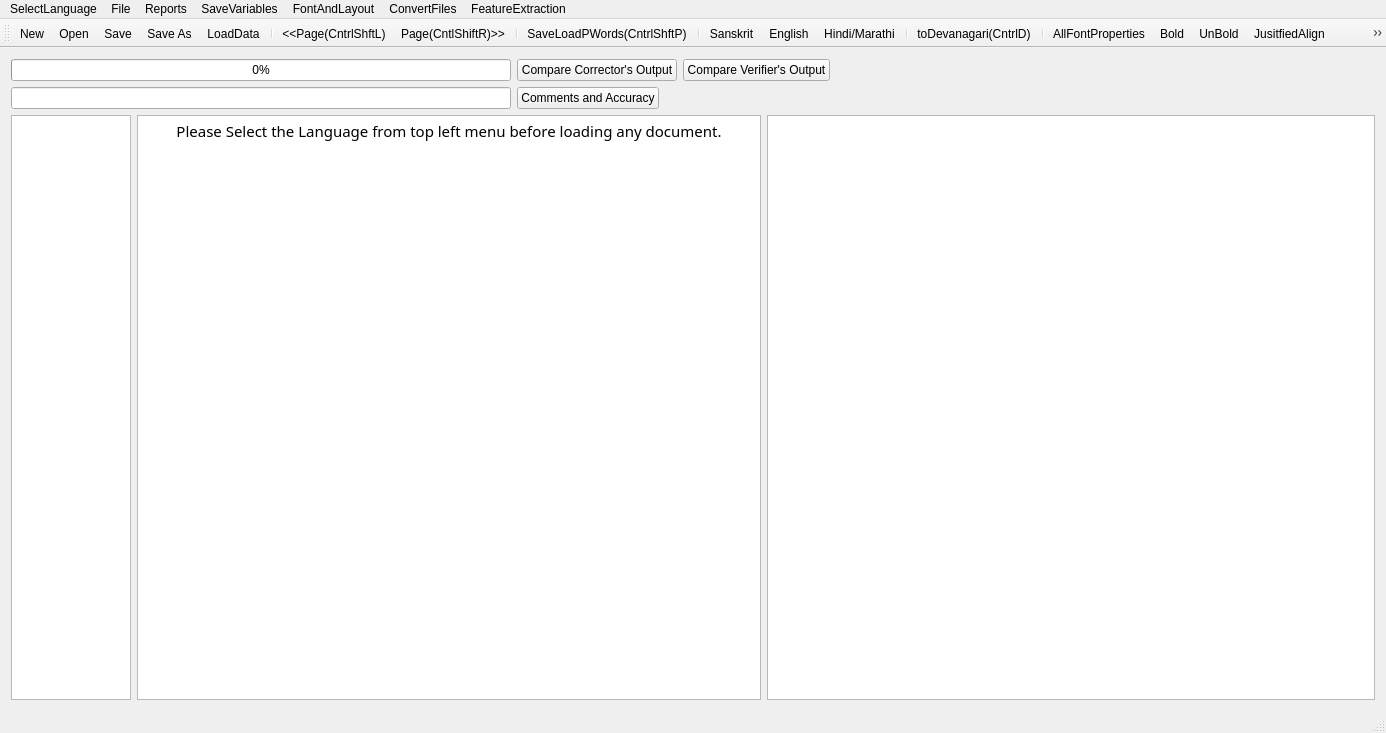
<?xml version="1.0" encoding="UTF-8"?>
<ui version="4.0">
 <class>MainWindow</class>
 <widget class="QMainWindow" name="MainWindow">
  <property name="geometry">
   <rect>
    <x>0</x>
    <y>0</y>
    <width>1386</width>
    <height>733</height>
   </rect>
  </property>
  <property name="mouseTracking">
   <bool>true</bool>
  </property>
  <property name="windowTitle">
   <string>MainWindow</string>
  </property>
  <widget class="QWidget" name="centralWidget">
   <layout class="QVBoxLayout" name="verticalLayout_3">
    <item>
     <layout class="QHBoxLayout" name="horizontalLayout_4">
      <item>
       <layout class="QVBoxLayout" name="verticalLayout_2">
        <item>
         <widget class="QProgressBar" name="progressBar">
          <property name="maximumSize">
           <size>
            <width>500</width>
            <height>16777215</height>
           </size>
          </property>
          <property name="value">
           <number>0</number>
          </property>
          <property name="alignment">
           <set>Qt::AlignRight|Qt::AlignTrailing|Qt::AlignVCenter</set>
          </property>
         </widget>
        </item>
        <item>
         <widget class="QLineEdit" name="lineEdit">
          <property name="maximumSize">
           <size>
            <width>500</width>
            <height>16777215</height>
           </size>
          </property>
          <property name="readOnly">
           <bool>true</bool>
          </property>
         </widget>
        </item>
       </layout>
      </item>
      <item>
       <layout class="QVBoxLayout" name="verticalLayout">
        <item>
         <layout class="QHBoxLayout" name="horizontalLayout_2">
          <item>
           <widget class="QPushButton" name="pushButton_3">
            <property name="toolTip">
             <string>Select a file from CorrectorOutput folder</string>
            </property>
            <property name="text">
             <string>Compare Corrector's Output</string>
            </property>
           </widget>
          </item>
          <item>
           <widget class="QPushButton" name="pushButton_2">
            <property name="toolTip">
             <string>Select a file from VerifierOutput folder</string>
            </property>
            <property name="text">
             <string>Compare Verifier's Output</string>
            </property>
           </widget>
          </item>
          <item>
           <spacer name="horizontalSpacer">
            <property name="orientation">
             <enum>Qt::Horizontal</enum>
            </property>
            <property name="sizeHint" stdset="0">
             <size>
              <width>40</width>
              <height>20</height>
             </size>
            </property>
           </spacer>
          </item>
         </layout>
        </item>
        <item>
         <layout class="QHBoxLayout" name="horizontalLayout_3">
          <item>
           <widget class="QPushButton" name="viewallcomments">
            <property name="text">
             <string>Comments and Accuracy</string>
            </property>
           </widget>
          </item>
          <item>
           <spacer name="horizontalSpacer_2">
            <property name="orientation">
             <enum>Qt::Horizontal</enum>
            </property>
            <property name="sizeHint" stdset="0">
             <size>
              <width>178</width>
              <height>20</height>
             </size>
            </property>
           </spacer>
          </item>
         </layout>
        </item>
       </layout>
      </item>
     </layout>
    </item>
    <item>
     <layout class="QHBoxLayout" name="horizontalLayout" stretch="0,1,0">
      <property name="sizeConstraint">
       <enum>QLayout::SetDefaultConstraint</enum>
      </property>
      <item>
       <widget class="QTextEdit" name="textEdit">
        <property name="maximumSize">
         <size>
          <width>120</width>
          <height>16777215</height>
         </size>
        </property>
        <property name="font">
         <font>
          <family>Shobhika</family>
          <pointsize>12</pointsize>
          <italic>false</italic>
         </font>
        </property>
        <property name="sizeAdjustPolicy">
         <enum>QAbstractScrollArea::AdjustToContents</enum>
        </property>
        <property name="readOnly">
         <bool>true</bool>
        </property>
       </widget>
      </item>
      <item>
       <widget class="QTextBrowser" name="textBrowser">
        <property name="font">
         <font>
          <family>Shobhika</family>
          <pointsize>12</pointsize>
          <italic>false</italic>
         </font>
        </property>
        <property name="mouseTracking">
         <bool>true</bool>
        </property>
        <property name="sizeAdjustPolicy">
         <enum>QAbstractScrollArea::AdjustToContents</enum>
        </property>
        <property name="undoRedoEnabled">
         <bool>true</bool>
        </property>
        <property name="readOnly">
         <bool>false</bool>
        </property>
        <property name="html">
         <string>&lt;!DOCTYPE HTML PUBLIC &quot;-//W3C//DTD HTML 4.0//EN&quot; &quot;http://www.w3.org/TR/REC-html40/strict.dtd&quot;&gt;
&lt;html&gt;&lt;head&gt;&lt;meta name=&quot;qrichtext&quot; content=&quot;1&quot; /&gt;&lt;style type=&quot;text/css&quot;&gt;
p, li { white-space: pre-wrap; }
&lt;/style&gt;&lt;/head&gt;&lt;body style=&quot; font-family:'Shobhika'; font-size:12pt; font-weight:400; font-style:normal;&quot;&gt;
&lt;p align=&quot;center&quot; style=&quot; margin-top:0px; margin-bottom:0px; margin-left:0px; margin-right:0px; -qt-block-indent:0; text-indent:0px;&quot;&gt;&lt;span style=&quot; font-family:'Ubuntu'; font-size:11pt;&quot;&gt;Please Select the Language from top left menu before loading any document.&lt;/span&gt;&lt;/p&gt;&lt;/body&gt;&lt;/html&gt;</string>
        </property>
        <property name="acceptRichText">
         <bool>true</bool>
        </property>
        <property name="textInteractionFlags">
         <set>Qt::LinksAccessibleByKeyboard|Qt::LinksAccessibleByMouse|Qt::TextBrowserInteraction|Qt::TextEditable|Qt::TextEditorInteraction|Qt::TextSelectableByKeyboard|Qt::TextSelectableByMouse</set>
        </property>
       </widget>
      </item>
      <item>
       <widget class="QGraphicsView" name="graphicsView">
        <property name="minimumSize">
         <size>
          <width>608</width>
          <height>0</height>
         </size>
        </property>
        <property name="maximumSize">
         <size>
          <width>608</width>
          <height>16777215</height>
         </size>
        </property>
        <property name="sizeAdjustPolicy">
         <enum>QAbstractScrollArea::AdjustIgnored</enum>
        </property>
        <property name="alignment">
         <set>Qt::AlignCenter</set>
        </property>
        <property name="renderHints">
         <set>QPainter::NonCosmeticDefaultPen</set>
        </property>
        <property name="dragMode">
         <enum>QGraphicsView::ScrollHandDrag</enum>
        </property>
        <property name="transformationAnchor">
         <enum>QGraphicsView::AnchorViewCenter</enum>
        </property>
        <property name="resizeAnchor">
         <enum>QGraphicsView::AnchorViewCenter</enum>
        </property>
       </widget>
      </item>
     </layout>
    </item>
   </layout>
  </widget>
  <widget class="QMenuBar" name="menuBar">
   <property name="geometry">
    <rect>
     <x>0</x>
     <y>0</y>
     <width>1386</width>
     <height>22</height>
    </rect>
   </property>
   <widget class="QMenu" name="menuOCR_Correction_Window">
    <property name="title">
     <string>File</string>
    </property>
    <addaction name="actionNew"/>
    <addaction name="actionOpen"/>
    <addaction name="actionSave"/>
    <addaction name="actionSave_As"/>
    <addaction name="actionSpell_Check"/>
    <addaction name="actionLoad_Next_Page"/>
    <addaction name="actionLoad_Prev_Page"/>
    <addaction name="separator"/>
    <addaction name="actionLoadGDocPage"/>
    <addaction name="actionToDevanagari"/>
    <addaction name="actionLoadData"/>
    <addaction name="actionLoadDict"/>
    <addaction name="actionLoadOCRWords"/>
    <addaction name="actionLoadDomain"/>
    <addaction name="actionLoadSubPS"/>
    <addaction name="actionLoadConfusions"/>
    <addaction name="actionSugg"/>
    <addaction name="actionToSlp1"/>
   </widget>
   <widget class="QMenu" name="menuCreateReports">
    <property name="title">
     <string>Reports</string>
    </property>
    <addaction name="actionCreateBest2OCR"/>
    <addaction name="actionCreateSuggestionLog"/>
    <addaction name="actionCreateSuggestionLogNearestPriority"/>
    <addaction name="actionErrorDetectionRep"/>
    <addaction name="actionErrorDetectWithoutAdaptation"/>
    <addaction name="actionErrorDetectionRepUniq"/>
    <addaction name="actionAccuracyLog"/>
    <addaction name="actionViewAverageAccuracies"/>
   </widget>
   <widget class="QMenu" name="menuSaveVariables">
    <property name="title">
     <string>SaveVariables</string>
    </property>
    <addaction name="actionCPair"/>
    <addaction name="actionPrimarySecOCRPair"/>
    <addaction name="actionCPairIEROcrVsCorrect"/>
    <addaction name="actionCPairGEROcrVsCorrect"/>
   </widget>
   <widget class="QMenu" name="menuConvertFiles">
    <property name="title">
     <string>ConvertFiles</string>
    </property>
    <addaction name="actionToSlp1_2"/>
    <addaction name="actionToDev"/>
    <addaction name="actionExtractDev"/>
    <addaction name="actionEditDistRep"/>
    <addaction name="actionConfusionFreqHist"/>
    <addaction name="actionFilterOutGT50EditDisPairs"/>
   </widget>
   <widget class="QMenu" name="menuFeatureExtraction">
    <property name="title">
     <string>FeatureExtraction</string>
    </property>
    <addaction name="actionPrepareFeatures"/>
   </widget>
   <widget class="QMenu" name="menuSelectLanguage">
    <property name="title">
     <string>SelectLanguage</string>
    </property>
    <addaction name="actionSanskrit"/>
    <addaction name="actionHindi"/>
    <addaction name="actionEnglish"/>
   </widget>
   <widget class="QMenu" name="menuFontAndLayout">
    <property name="title">
     <string>FontAndLayout</string>
    </property>
    <addaction name="actionAllFontProperties"/>
    <addaction name="actionBold"/>
    <addaction name="actionUnBold"/>
    <addaction name="separator"/>
    <addaction name="actionLeftAlign"/>
    <addaction name="actionRightAlign"/>
    <addaction name="actionCentreAlign"/>
    <addaction name="actionJusitfiedAlign"/>
    <addaction name="actionHighlight"/>
    <addaction name="actionFontBlack"/>
    <addaction name="actionSubscript"/>
    <addaction name="actionSuperscript"/>
    <addaction name="actionInsert_Horizontal_Line"/>
    <addaction name="actionLineSpace"/>
   </widget>
   <addaction name="menuSelectLanguage"/>
   <addaction name="menuOCR_Correction_Window"/>
   <addaction name="menuCreateReports"/>
   <addaction name="menuSaveVariables"/>
   <addaction name="menuFontAndLayout"/>
   <addaction name="menuConvertFiles"/>
   <addaction name="menuFeatureExtraction"/>
  </widget>
  <widget class="QToolBar" name="mainToolBar">
   <property name="enabled">
    <bool>true</bool>
   </property>
   <attribute name="toolBarArea">
    <enum>TopToolBarArea</enum>
   </attribute>
   <attribute name="toolBarBreak">
    <bool>false</bool>
   </attribute>
   <addaction name="actionNew"/>
   <addaction name="actionOpen"/>
   <addaction name="actionSave"/>
   <addaction name="actionSave_As"/>
   <addaction name="actionLoadData"/>
   <addaction name="separator"/>
   <addaction name="actionLoad_Prev_Page"/>
   <addaction name="actionLoad_Next_Page"/>
   <addaction name="separator"/>
   <addaction name="actionLoadGDocPage"/>
   <addaction name="separator"/>
   <addaction name="actionSanskrit"/>
   <addaction name="actionEnglish"/>
   <addaction name="actionHindi"/>
   <addaction name="separator"/>
   <addaction name="actionToDevanagari"/>
   <addaction name="separator"/>
   <addaction name="actionAllFontProperties"/>
   <addaction name="actionBold"/>
   <addaction name="actionUnBold"/>
   <addaction name="actionJusitfiedAlign"/>
   <addaction name="actionLeftAlign"/>
   <addaction name="actionCentreAlign"/>
   <addaction name="actionRightAlign"/>
   <addaction name="actionLineSpace"/>
   <addaction name="actionHighlight"/>
   <addaction name="actionFontBlack"/>
   <addaction name="actionZoom_In"/>
   <addaction name="actionZoom_Out"/>
  </widget>
  <widget class="QStatusBar" name="statusBar"/>
  <action name="actionOpen">
   <property name="icon">
    <iconset resource="AppResources.qrc">
     <normaloff>:/Images/open.png</normaloff>:/Images/open.png</iconset>
   </property>
   <property name="text">
    <string>Open</string>
   </property>
   <property name="shortcut">
    <string>Ctrl+O</string>
   </property>
  </action>
  <action name="actionSave">
   <property name="icon">
    <iconset resource="AppResources.qrc">
     <normaloff>:/Images/save.png</normaloff>:/Images/save.png</iconset>
   </property>
   <property name="text">
    <string>Save</string>
   </property>
   <property name="shortcut">
    <string>Ctrl+S</string>
   </property>
  </action>
  <action name="actionSave_As">
   <property name="icon">
    <iconset resource="AppResources.qrc">
     <normaloff>:/Images/save-as.png</normaloff>:/Images/save-as.png</iconset>
   </property>
   <property name="text">
    <string>Save As</string>
   </property>
   <property name="shortcut">
    <string>Ctrl+Shift+S</string>
   </property>
  </action>
  <action name="actionNew">
   <property name="icon">
    <iconset resource="AppResources.qrc">
     <normaloff>:/Images/New.png</normaloff>:/Images/New.png</iconset>
   </property>
   <property name="text">
    <string>New</string>
   </property>
   <property name="shortcut">
    <string>Ctrl+N</string>
   </property>
  </action>
  <action name="actionSpell_Check">
   <property name="icon">
    <iconset>
     <normalon>:/Images/spellcheck.png</normalon>
    </iconset>
   </property>
   <property name="text">
    <string>Spell Check(CntrlShftC)</string>
   </property>
   <property name="shortcut">
    <string>Ctrl+Shift+C</string>
   </property>
  </action>
  <action name="actionLoad_Next_Page">
   <property name="icon">
    <iconset>
     <normalon>:/Images/next-page.png</normalon>
    </iconset>
   </property>
   <property name="text">
    <string>Page(CntlShiftR)&gt;&gt;</string>
   </property>
   <property name="toolTip">
    <string>Page(CntlShiftR)&gt;&gt;</string>
   </property>
   <property name="shortcut">
    <string>Ctrl+Shift+R</string>
   </property>
  </action>
  <action name="actionLoad_Prev_Page">
   <property name="icon">
    <iconset>
     <normalon>:/Images/previous-page.png</normalon>
    </iconset>
   </property>
   <property name="text">
    <string>&lt;&lt;Page(CntrlShftL)</string>
   </property>
   <property name="toolTip">
    <string>&lt;&lt;Page(CntrlShftL)</string>
   </property>
   <property name="shortcut">
    <string>Ctrl+Shift+L</string>
   </property>
  </action>
  <action name="actionLoadGDocPage">
   <property name="icon">
    <iconset>
     <normalon>:/Images/SaveLoadPwords1.png</normalon>
    </iconset>
   </property>
   <property name="text">
    <string>Save&amp;LoadPWords(CntrlShftP)</string>
   </property>
   <property name="shortcut">
    <string>Ctrl+Shift+P</string>
   </property>
  </action>
  <action name="actionToDevanagari">
   <property name="icon">
    <iconset>
     <normalon>:/Images/toDevangari.png</normalon>
    </iconset>
   </property>
   <property name="text">
    <string>toDevanagari(CntrlD)</string>
   </property>
   <property name="shortcut">
    <string>Ctrl+D</string>
   </property>
  </action>
  <action name="actionLoadData">
   <property name="icon">
    <iconset>
     <normalon>:/Images/LoadData.png</normalon>
    </iconset>
   </property>
   <property name="text">
    <string>LoadData</string>
   </property>
  </action>
  <action name="actionLoadDict">
   <property name="text">
    <string>LoadDict</string>
   </property>
  </action>
  <action name="actionLoadOCRWords">
   <property name="text">
    <string>LoadOCRWords</string>
   </property>
  </action>
  <action name="actionLoadDomain">
   <property name="text">
    <string>LoadDomain</string>
   </property>
  </action>
  <action name="actionLoadSubPS">
   <property name="text">
    <string>LoadSubPS</string>
   </property>
  </action>
  <action name="actionLoadConfusions">
   <property name="text">
    <string>LoadConfusions</string>
   </property>
  </action>
  <action name="actionSugg">
   <property name="text">
    <string>sugg</string>
   </property>
   <property name="shortcut">
    <string>Menu</string>
   </property>
  </action>
  <action name="actionCreateBest2OCR">
   <property name="text">
    <string>CreateBest2OCR</string>
   </property>
  </action>
  <action name="actionToSlp1">
   <property name="text">
    <string>toSlp1</string>
   </property>
   <property name="shortcut">
    <string>Ctrl+G</string>
   </property>
  </action>
  <action name="actionCreateSuggestionLog">
   <property name="text">
    <string>CreateSuggestionLog</string>
   </property>
  </action>
  <action name="actionCreateSuggestionLogNearestPriority">
   <property name="text">
    <string>CreateSuggestionLogNearestPriority</string>
   </property>
  </action>
  <action name="actionErrorDetectionRep">
   <property name="text">
    <string>ErrorDetectionRep</string>
   </property>
  </action>
  <action name="actionErrorDetectWithoutAdaptation">
   <property name="text">
    <string>ErrorDetectWithoutAdaptation</string>
   </property>
  </action>
  <action name="actionCPair">
   <property name="text">
    <string>CPair</string>
   </property>
  </action>
  <action name="actionToSlp1_2">
   <property name="text">
    <string>toSlp1</string>
   </property>
  </action>
  <action name="actionToDev">
   <property name="text">
    <string>toDev</string>
   </property>
  </action>
  <action name="actionExtractDev">
   <property name="text">
    <string>ExtractDevWords</string>
   </property>
   <property name="toolTip">
    <string>ExtractDevWords</string>
   </property>
  </action>
  <action name="actionPrimarySecOCRPair">
   <property name="text">
    <string>PrimarySecOCRPairs</string>
   </property>
  </action>
  <action name="actionCPairIEROcrVsCorrect">
   <property name="text">
    <string>CPairIEROcrVsCorrect</string>
   </property>
  </action>
  <action name="actionEditDistRep">
   <property name="text">
    <string>EditDistRep</string>
   </property>
  </action>
  <action name="actionConfusionFreqHist">
   <property name="text">
    <string>ConfusionFreqHist</string>
   </property>
  </action>
  <action name="actionCPairGEROcrVsCorrect">
   <property name="text">
    <string>CPairGEROcrVsCorrect</string>
   </property>
  </action>
  <action name="actionFilterOutGT50EditDisPairs">
   <property name="text">
    <string>FilterOutGT50EditDisPairs</string>
   </property>
  </action>
  <action name="actionPrepareFeatures">
   <property name="text">
    <string>PrepareFeatures</string>
   </property>
  </action>
  <action name="actionErrorDetectionRepUniq">
   <property name="text">
    <string>ErrorSuggRepUniq</string>
   </property>
  </action>
  <action name="actionSanskrit">
   <property name="text">
    <string>Sanskrit</string>
   </property>
  </action>
  <action name="actionHindi">
   <property name="text">
    <string>Hindi/Marathi</string>
   </property>
  </action>
  <action name="actionEnglish">
   <property name="text">
    <string>English</string>
   </property>
   <property name="toolTip">
    <string>English</string>
   </property>
  </action>
  <action name="actionAllFontProperties">
   <property name="icon">
    <iconset>
     <normalon>:/Images/AllFont.png</normalon>
    </iconset>
   </property>
   <property name="text">
    <string>AllFontProperties</string>
   </property>
  </action>
  <action name="actionBold">
   <property name="text">
    <string>Bold</string>
   </property>
   <property name="shortcut">
    <string>Ctrl+B</string>
   </property>
  </action>
  <action name="actionUnBold">
   <property name="text">
    <string>UnBold</string>
   </property>
  </action>
  <action name="actionLeftAlign">
   <property name="icon">
    <iconset>
     <normalon>:/Images/AlignLeft.png</normalon>
    </iconset>
   </property>
   <property name="text">
    <string>LeftAlign</string>
   </property>
  </action>
  <action name="actionRightAlign">
   <property name="icon">
    <iconset resource="AppResources.qrc">
     <normaloff>:/Images/AlignRight.png</normaloff>
     <normalon>:/Images/AlignCenter.png</normalon>:/Images/AlignRight.png</iconset>
   </property>
   <property name="text">
    <string>RightAlign</string>
   </property>
  </action>
  <action name="actionCentreAlign">
   <property name="icon">
    <iconset>
     <normalon>:/Images/AlignCenter.png</normalon>
    </iconset>
   </property>
   <property name="text">
    <string>CentreAlign</string>
   </property>
  </action>
  <action name="actionJusitfiedAlign">
   <property name="icon">
    <iconset>
     <normalon>:/Images/JustifiedAlign.png</normalon>
    </iconset>
   </property>
   <property name="text">
    <string>JusitfiedAlign</string>
   </property>
   <property name="toolTip">
    <string>Select Text and Align Justify</string>
   </property>
  </action>
  <action name="actionAccuracyLog">
   <property name="text">
    <string>AccuracyLog</string>
   </property>
  </action>
  <action name="actionHighlight">
   <property name="checked">
    <bool>false</bool>
   </property>
   <property name="enabled">
    <bool>true</bool>
   </property>
   <property name="icon">
    <iconset>
     <normalon>:/Images/highlight-icon.png</normalon>
    </iconset>
   </property>
   <property name="text">
    <string>Highlight (Ctrl+H)</string>
   </property>
   <property name="toolTip">
    <string>&lt;html&gt;&lt;head/&gt;&lt;body&gt;&lt;p&gt;Highlight&lt;span style=&quot; font-weight:600;&quot;&gt;(Ctrl+H)&lt;/span&gt;&lt;/p&gt;&lt;/body&gt;&lt;/html&gt;</string>
   </property>
   <property name="shortcut">
    <string>Ctrl+H</string>
   </property>
  </action>
  <action name="actionFontBlack">
   <property name="text">
    <string>FontBlack</string>
   </property>
  </action>
  <action name="actionViewAverageAccuracies">
   <property name="text">
    <string>ViewAverageAccuracies</string>
   </property>
  </action>
  <action name="actionSubscript">
   <property name="text">
    <string>Subscript</string>
   </property>
  </action>
  <action name="actionSuperscript">
   <property name="text">
    <string>Superscript</string>
   </property>
  </action>
  <action name="actionInsert_Horizontal_Line">
   <property name="text">
    <string>Insert Horizontal Line</string>
   </property>
  </action>
  <action name="actionZoom_In">
   <property name="icon">
    <iconset resource="AppResources.qrc">
     <normaloff>:/Images/Zoom-In-icon.png</normaloff>:/Images/Zoom-In-icon.png</iconset>
   </property>
   <property name="text">
    <string>Zoom In</string>
   </property>
  </action>
  <action name="actionZoom_Out">
   <property name="icon">
    <iconset resource="AppResources.qrc">
     <normaloff>:/Images/Zoom-Out-icon.png</normaloff>:/Images/Zoom-Out-icon.png</iconset>
   </property>
   <property name="text">
    <string>Zoom Out</string>
   </property>
  </action>
  <action name="actionLineSpace">
   <property name="icon">
    <iconset resource="AppResources.qrc">
     <normaloff>:/Images/linespacing.png</normaloff>:/Images/linespacing.png</iconset>
   </property>
   <property name="text">
    <string>LineSpace</string>
   </property>
  </action>
 </widget>
 <layoutdefault spacing="6" margin="11"/>
 <tabstops>
  <tabstop>textBrowser</tabstop>
  <tabstop>graphicsView</tabstop>
 </tabstops>
 <resources>
  <include location="AppResources.qrc"/>
  <include location="AppResources.qrc"/>
 </resources>
 <connections/>
</ui>
